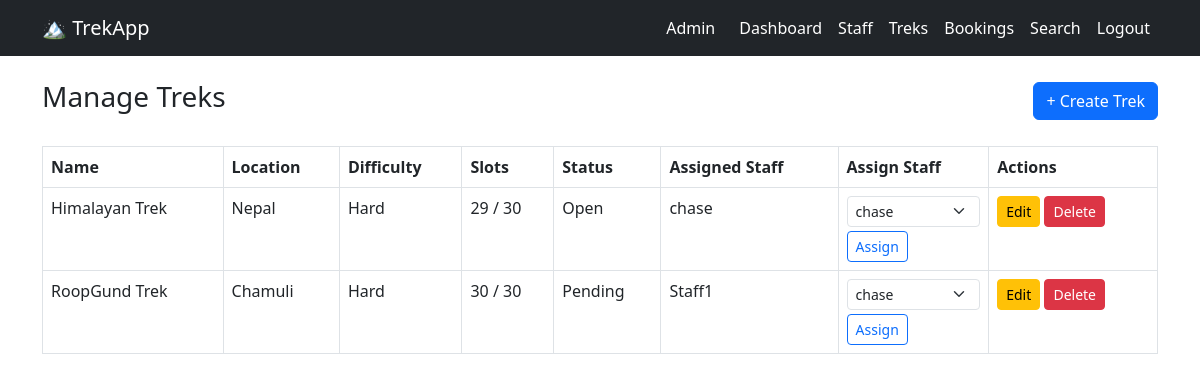
The app's page /admin/treks (signed in) with its own data.
### models.py (models this page shows)
class User(db.Model, UserMixin):
    __tablename__ = "users"
    id = db.Column(db.Integer, primary_key = True)
    name = db.Column(db.String, nullable = False)
    email = db.Column(db.String, nullable = False, unique = True)
    password_hash = db.Column(db.String, nullable = False)
    role = db.Column(db.String, nullable = False)
    is_active = db.Column(db.Boolean, nullable = False)
    is_blacklisted = db.Column(db.Boolean, nullable = False)
    staff_profile = db.relationship('StaffProfile', backref = 'user', uselist = False)
    bookings = db.relationship('Booking',backref = 'user')
    assigned_treks = db.relationship('Trek',backref = "assigned_staff")

class Trek(db.Model):
    __tablename__ = "treks"
    id = db.Column(db.Integer, primary_key = True)
    name = db.Column(db.String, nullable = False)
    location = db.Column(db.String, nullable = False)
    difficulty = db.Column(db.String, nullable = False)
    duration = db.Column(db.Integer, nullable = False)
    available_slots = db.Column(db.Integer, nullable = False)
    total_slots = db.Column(db.Integer, nullable = False)
    assigned_staff_id = db.Column(db.Integer, db.ForeignKey("users.id"))
    status = db.Column(db.String, nullable = False)
    start_date = db.Column(db.Date, nullable = False)
    end_date = db.Column(db.Date, nullable = False)
    bookings = db.relationship('Booking', backref = 'trek')

### admin.py (the view)
@admin.route('/treks')
@login_required
def manage_treks():
    if current_user.role != 'admin':
        flash('Access denied. Admins only.', 'danger')
        return redirect(url_for('auth.login'))
    all_treks = Trek.query.all()
    approved_staff = StaffProfile.query.filter_by(approval_status='Approved').all()
    return render_template('admin/treks.html',
                            all_treks=all_treks,
                            approved_staff=approved_staff)

### app.py (called while the page is built)
@login_manager.user_loader
def load_user(user_id):
    return User.query.get(int(user_id))

### templates/admin/treks.html (shortened to what this page needs)
{% extends 'base.html' %}
{% block content %}
<div class="d-flex justify-content-between align-items-center mb-4">
    <h3>Manage Treks</h3>
    <a href="{{ url_for('admin.create_trek') }}" class="btn btn-primary">+ Create Trek</a>
</div>
<table class="table table-bordered">
    <thead>
        <tr>
            <th>Name</th>
            <th>Location</th>
            <th>Difficulty</th>
            <th>Slots</th>
            <th>Status</th>
            <th>Assigned Staff</th>
            <th>Assign Staff</th>
            <th>Actions</th>
        </tr>
    </thead>
    <tbody>
        {% for trek in all_treks %}
        <tr>
            <td>{{ trek.name }}</td>
            <td>{{ trek.location }}</td>
            <td>{{ trek.difficulty }}</td>
            <td>{{ trek.available_slots }} / {{ trek.total_slots }}</td>
            <td>{{ trek.status }}</td>
            <td>
                {% if trek.assigned_staff %}
                    {{ trek.assigned_staff.name }}
                {% else %}
                    Not Assigned
                {% endif %}
            </td>
            <td>
                <form method="POST" action="{{ url_for('admin.assign_staff', trek_id=trek.id) }}">
                    <select name="staff_id" class="form-select form-select-sm mb-1">
                        {% for staff in approved_staff %}
                            <option value="{{ staff.user.id }}">{{ staff.user.name }}</option>
                        {% endfor %}
                    </select>
                    <button type="submit" class="btn btn-sm btn-outline-primary">Assign</button>
                </form>
            </td>
            <td>
                <a href="{{ url_for('admin.edit_trek', trek_id=trek.id) }}" class="btn btn-sm btn-warning">Edit</a>
                <form method="POST" action="{{ url_for('admin.delete_trek', trek_id=trek.id) }}" style="display:inline;">
                    <button type="submit" class="btn btn-sm btn-danger">Delete</button>
                </form>
            </td>
        </tr>
        {% endfor %}
    </tbody>
</table>
{% endblock %}

### templates/base.html (shortened to what this page needs)
<!DOCTYPE html>
<html lang="en">
<head>
    <link href="https://cdn.jsdelivr.net/npm/bootstrap@5.3.0/dist/css/bootstrap.min.css" rel="stylesheet">
</head>
<body>
<nav class="navbar navbar-expand-lg navbar-dark bg-dark">
    <div class="container">
        <a class="navbar-brand" href="/">🏔️ TrekApp</a>
        <div class="navbar-nav ms-auto">
            {% if current_user.is_authenticated %}
                <span class="navbar-text text-white me-3">{{ current_user.name }}</span>
                {% if current_user.role == 'admin' %}
                    <a class="nav-link text-white" href="{{ url_for('admin.dashboard') }}">Dashboard</a>
                    <a class="nav-link text-white" href="{{ url_for('admin.manage_staff') }}">Staff</a>
                    <a class="nav-link text-white" href="{{ url_for('admin.manage_treks') }}">Treks</a>
                    <a class="nav-link text-white" href="{{ url_for('admin.view_bookings') }}">Bookings</a>
                    <a class="nav-link text-white" href="{{ url_for('admin.search') }}">Search</a>
                {% elif current_user.role == 'staff' %}
                    <a class="nav-link text-white" href="{{ url_for('staff.dashboard') }}">Dashboard</a>
                {% endif %}
                <a class="nav-link text-white" href="{{ url_for('auth.logout') }}">Logout</a>
            {% else %}
                <a class="nav-link text-white" href="{{ url_for('auth.login') }}">Login</a>
                <a class="nav-link text-white" href="{{ url_for('auth.register') }}">Register</a>
            {% endif %}
        </div>
    </div>
</nav>
<div class="container mt-4">
    {% block content %}{% endblock %}
</div>
</body>
</html>

### records on screen
User: name "Admin"
Trek: name "Himalayan Trek", location "Nepal", difficulty "Hard", available_slots "29", total_slots "30", status "Open", assigned_staff.name "chase"
Trek: name "RoopGund Trek", location "Chamuli", difficulty "Hard", available_slots "30", total_slots "30", status "Pending", assigned_staff.name "Staff1"

### other values on screen
form field staff_id "chase"
